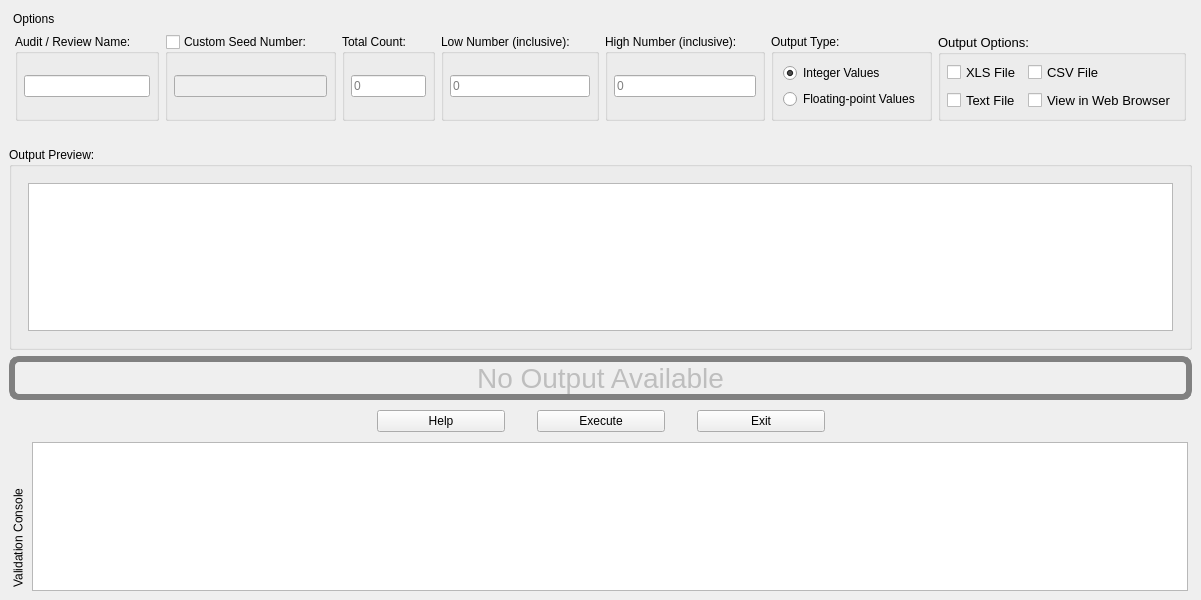
<?xml version="1.0" encoding="UTF-8"?>
<ui version="4.0">
 <class>UIRStatsGRN</class>
 <widget class="QMainWindow" name="UIRStatsGRN">
  <property name="geometry">
   <rect>
    <x>0</x>
    <y>0</y>
    <width>1177</width>
    <height>600</height>
   </rect>
  </property>
  <property name="windowTitle">
   <string>UIRStatsGRN</string>
  </property>
  <widget class="QWidget" name="centralwidget">
   <layout class="QVBoxLayout" name="verticalLayout">
    <item>
     <widget class="QDockWidget" name="m_dockOptions">
      <property name="features">
       <set>QDockWidget::NoDockWidgetFeatures</set>
      </property>
      <property name="allowedAreas">
       <set>Qt::BottomDockWidgetArea|Qt::TopDockWidgetArea</set>
      </property>
      <property name="windowTitle">
       <string>Options</string>
      </property>
      <widget class="QWidget" name="dockWidgetContents_2">
       <layout class="QVBoxLayout" name="verticalLayout_4">
        <property name="leftMargin">
         <number>4</number>
        </property>
        <property name="topMargin">
         <number>4</number>
        </property>
        <property name="rightMargin">
         <number>4</number>
        </property>
        <property name="bottomMargin">
         <number>4</number>
        </property>
        <item>
         <widget class="QFrame" name="m_frmOptions">
          <layout class="QHBoxLayout" name="horizontalLayout_4">
           <property name="spacing">
            <number>6</number>
           </property>
           <property name="leftMargin">
            <number>2</number>
           </property>
           <property name="topMargin">
            <number>2</number>
           </property>
           <property name="rightMargin">
            <number>2</number>
           </property>
           <property name="bottomMargin">
            <number>2</number>
           </property>
           <item>
            <widget class="QGroupBox" name="m_grpAuditName">
             <property name="sizePolicy">
              <sizepolicy hsizetype="Expanding" vsizetype="Preferred">
               <horstretch>0</horstretch>
               <verstretch>0</verstretch>
              </sizepolicy>
             </property>
             <property name="title">
              <string>Audit / Review Name:</string>
             </property>
             <layout class="QVBoxLayout" name="verticalLayout_13">
              <property name="leftMargin">
               <number>6</number>
              </property>
              <property name="topMargin">
               <number>6</number>
              </property>
              <property name="rightMargin">
               <number>6</number>
              </property>
              <property name="bottomMargin">
               <number>6</number>
              </property>
              <item>
               <widget class="QLineEdit" name="m_txtAuditName">
                <property name="enabled">
                 <bool>true</bool>
                </property>
               </widget>
              </item>
             </layout>
            </widget>
           </item>
           <item>
            <widget class="QGroupBox" name="m_grpCustomSeed">
             <property name="title">
              <string>Custom Seed Number:</string>
             </property>
             <property name="checkable">
              <bool>true</bool>
             </property>
             <property name="checked">
              <bool>false</bool>
             </property>
             <layout class="QVBoxLayout" name="verticalLayout_12">
              <property name="leftMargin">
               <number>6</number>
              </property>
              <property name="topMargin">
               <number>6</number>
              </property>
              <property name="rightMargin">
               <number>6</number>
              </property>
              <property name="bottomMargin">
               <number>6</number>
              </property>
              <item>
               <widget class="QLineEdit" name="m_txtSeed"/>
              </item>
             </layout>
            </widget>
           </item>
           <item>
            <widget class="QGroupBox" name="verticalGroupBox_3">
             <property name="title">
              <string>Total Count:</string>
             </property>
             <layout class="QVBoxLayout" name="verticalLayout_10">
              <property name="leftMargin">
               <number>6</number>
              </property>
              <property name="topMargin">
               <number>6</number>
              </property>
              <property name="rightMargin">
               <number>6</number>
              </property>
              <property name="bottomMargin">
               <number>6</number>
              </property>
              <item>
               <widget class="QLineEdit" name="m_txtOrder">
                <property name="placeholderText">
                 <string>0</string>
                </property>
               </widget>
              </item>
             </layout>
            </widget>
           </item>
           <item>
            <widget class="QGroupBox" name="verticalGroupBox">
             <property name="title">
              <string>Low Number (inclusive):</string>
             </property>
             <layout class="QVBoxLayout" name="verticalLayout_8">
              <property name="leftMargin">
               <number>6</number>
              </property>
              <property name="topMargin">
               <number>6</number>
              </property>
              <property name="rightMargin">
               <number>6</number>
              </property>
              <property name="bottomMargin">
               <number>6</number>
              </property>
              <item>
               <widget class="QLineEdit" name="m_txtLowNumber">
                <property name="placeholderText">
                 <string>0</string>
                </property>
               </widget>
              </item>
             </layout>
            </widget>
           </item>
           <item>
            <widget class="QGroupBox" name="verticalGroupBox_4">
             <property name="title">
              <string>High Number (inclusive):</string>
             </property>
             <layout class="QVBoxLayout" name="verticalLayout_7">
              <property name="leftMargin">
               <number>6</number>
              </property>
              <property name="topMargin">
               <number>6</number>
              </property>
              <property name="rightMargin">
               <number>6</number>
              </property>
              <property name="bottomMargin">
               <number>6</number>
              </property>
              <item>
               <widget class="QLineEdit" name="m_txtHighNumber">
                <property name="placeholderText">
                 <string>0</string>
                </property>
               </widget>
              </item>
             </layout>
            </widget>
           </item>
           <item>
            <widget class="QGroupBox" name="groupBox">
             <property name="title">
              <string>Output Type:</string>
             </property>
             <layout class="QVBoxLayout" name="verticalLayout_2">
              <item>
               <widget class="QRadioButton" name="m_rdbIntegerValues">
                <property name="text">
                 <string>Integer Values</string>
                </property>
                <property name="checked">
                 <bool>true</bool>
                </property>
               </widget>
              </item>
              <item>
               <widget class="QRadioButton" name="m_rdbFloatingPointValues">
                <property name="text">
                 <string>Floating-point Values</string>
                </property>
               </widget>
              </item>
             </layout>
            </widget>
           </item>
           <item>
            <widget class="QGroupBox" name="m_grpOutputOptions">
             <property name="sizePolicy">
              <sizepolicy hsizetype="Preferred" vsizetype="Preferred">
               <horstretch>0</horstretch>
               <verstretch>0</verstretch>
              </sizepolicy>
             </property>
             <property name="font">
              <font>
               <pointsize>10</pointsize>
              </font>
             </property>
             <property name="title">
              <string>Output Options:</string>
             </property>
             <layout class="QGridLayout" name="gridLayout">
              <property name="leftMargin">
               <number>6</number>
              </property>
              <property name="topMargin">
               <number>6</number>
              </property>
              <property name="rightMargin">
               <number>6</number>
              </property>
              <property name="bottomMargin">
               <number>6</number>
              </property>
              <item row="0" column="0">
               <widget class="QCheckBox" name="m_chkXLSOutput">
                <property name="text">
                 <string>XLS File</string>
                </property>
               </widget>
              </item>
              <item row="2" column="0">
               <widget class="QCheckBox" name="m_chkTextOutput">
                <property name="text">
                 <string>Text File</string>
                </property>
               </widget>
              </item>
              <item row="0" column="1">
               <widget class="QCheckBox" name="m_chkCSVOutput">
                <property name="text">
                 <string>CSV File</string>
                </property>
               </widget>
              </item>
              <item row="2" column="1">
               <widget class="QCheckBox" name="m_chkViewInBrowser">
                <property name="text">
                 <string>View in Web Browser</string>
                </property>
               </widget>
              </item>
             </layout>
            </widget>
           </item>
          </layout>
         </widget>
        </item>
       </layout>
      </widget>
     </widget>
    </item>
    <item>
     <widget class="QFrame" name="verticalFrame_2">
      <property name="sizePolicy">
       <sizepolicy hsizetype="Preferred" vsizetype="Expanding">
        <horstretch>0</horstretch>
        <verstretch>0</verstretch>
       </sizepolicy>
      </property>
      <layout class="QVBoxLayout" name="verticalLayout_5">
       <property name="leftMargin">
        <number>4</number>
       </property>
       <property name="topMargin">
        <number>4</number>
       </property>
       <property name="rightMargin">
        <number>4</number>
       </property>
       <property name="bottomMargin">
        <number>4</number>
       </property>
      </layout>
     </widget>
    </item>
    <item>
     <widget class="QGroupBox" name="m_grpOutput">
      <property name="sizePolicy">
       <sizepolicy hsizetype="Preferred" vsizetype="Expanding">
        <horstretch>0</horstretch>
        <verstretch>0</verstretch>
       </sizepolicy>
      </property>
      <property name="title">
       <string>Output Preview:</string>
      </property>
      <layout class="QVBoxLayout" name="verticalLayout_6">
       <property name="leftMargin">
        <number>16</number>
       </property>
       <property name="topMargin">
        <number>16</number>
       </property>
       <property name="rightMargin">
        <number>16</number>
       </property>
       <property name="bottomMargin">
        <number>16</number>
       </property>
       <item>
        <widget class="QTextBrowser" name="m_txtOutput"/>
       </item>
      </layout>
     </widget>
    </item>
    <item>
     <widget class="QLabel" name="m_lblNoData">
      <property name="enabled">
       <bool>false</bool>
      </property>
      <property name="sizePolicy">
       <sizepolicy hsizetype="Preferred" vsizetype="Expanding">
        <horstretch>0</horstretch>
        <verstretch>0</verstretch>
       </sizepolicy>
      </property>
      <property name="font">
       <font>
        <pointsize>-1</pointsize>
       </font>
      </property>
      <property name="styleSheet">
       <string notr="true">#m_lblNoData
{
	border:6px solid gray;	border-radius:10px;	font-size:28px;
}</string>
      </property>
      <property name="text">
       <string>No Output Available</string>
      </property>
      <property name="alignment">
       <set>Qt::AlignCenter</set>
      </property>
     </widget>
    </item>
    <item>
     <widget class="QFrame" name="frame">
      <property name="sizePolicy">
       <sizepolicy hsizetype="Preferred" vsizetype="Fixed">
        <horstretch>0</horstretch>
        <verstretch>0</verstretch>
       </sizepolicy>
      </property>
      <layout class="QHBoxLayout" name="horizontalLayout_2">
       <property name="spacing">
        <number>32</number>
       </property>
       <property name="leftMargin">
        <number>1</number>
       </property>
       <property name="topMargin">
        <number>4</number>
       </property>
       <property name="rightMargin">
        <number>1</number>
       </property>
       <property name="bottomMargin">
        <number>4</number>
       </property>
       <item>
        <spacer name="horizontalSpacer">
         <property name="orientation">
          <enum>Qt::Horizontal</enum>
         </property>
         <property name="sizeHint" stdset="0">
          <size>
           <width>40</width>
           <height>20</height>
          </size>
         </property>
        </spacer>
       </item>
       <item>
        <widget class="QPushButton" name="m_btnHelp">
         <property name="sizePolicy">
          <sizepolicy hsizetype="Preferred" vsizetype="Fixed">
           <horstretch>0</horstretch>
           <verstretch>0</verstretch>
          </sizepolicy>
         </property>
         <property name="minimumSize">
          <size>
           <width>128</width>
           <height>0</height>
          </size>
         </property>
         <property name="text">
          <string>Help</string>
         </property>
         <property name="iconSize">
          <size>
           <width>32</width>
           <height>32</height>
          </size>
         </property>
        </widget>
       </item>
       <item>
        <widget class="QPushButton" name="m_btnExecute">
         <property name="sizePolicy">
          <sizepolicy hsizetype="Preferred" vsizetype="Fixed">
           <horstretch>0</horstretch>
           <verstretch>0</verstretch>
          </sizepolicy>
         </property>
         <property name="minimumSize">
          <size>
           <width>128</width>
           <height>0</height>
          </size>
         </property>
         <property name="text">
          <string>Execute</string>
         </property>
         <property name="iconSize">
          <size>
           <width>32</width>
           <height>32</height>
          </size>
         </property>
        </widget>
       </item>
       <item>
        <widget class="QPushButton" name="m_btnExit">
         <property name="sizePolicy">
          <sizepolicy hsizetype="Preferred" vsizetype="Fixed">
           <horstretch>0</horstretch>
           <verstretch>0</verstretch>
          </sizepolicy>
         </property>
         <property name="minimumSize">
          <size>
           <width>128</width>
           <height>0</height>
          </size>
         </property>
         <property name="text">
          <string>Exit</string>
         </property>
         <property name="iconSize">
          <size>
           <width>32</width>
           <height>32</height>
          </size>
         </property>
        </widget>
       </item>
       <item>
        <spacer name="horizontalSpacer_2">
         <property name="orientation">
          <enum>Qt::Horizontal</enum>
         </property>
         <property name="sizeHint" stdset="0">
          <size>
           <width>40</width>
           <height>20</height>
          </size>
         </property>
        </spacer>
       </item>
      </layout>
     </widget>
    </item>
    <item>
     <widget class="QDockWidget" name="m_dockValidationConsole">
      <property name="minimumSize">
       <size>
        <width>112</width>
        <height>85</height>
       </size>
      </property>
      <property name="maximumSize">
       <size>
        <width>524287</width>
        <height>524287</height>
       </size>
      </property>
      <property name="features">
       <set>QDockWidget::DockWidgetVerticalTitleBar</set>
      </property>
      <property name="allowedAreas">
       <set>Qt::BottomDockWidgetArea|Qt::TopDockWidgetArea</set>
      </property>
      <property name="windowTitle">
       <string>Validation Console</string>
      </property>
      <widget class="QWidget" name="dockWidgetContents">
       <layout class="QVBoxLayout" name="verticalLayout_11">
        <property name="leftMargin">
         <number>4</number>
        </property>
        <property name="topMargin">
         <number>0</number>
        </property>
        <property name="rightMargin">
         <number>4</number>
        </property>
        <property name="bottomMargin">
         <number>0</number>
        </property>
        <item>
         <widget class="QListWidget" name="m_lstValidationConsole">
          <property name="sizePolicy">
           <sizepolicy hsizetype="Expanding" vsizetype="Expanding">
            <horstretch>0</horstretch>
            <verstretch>0</verstretch>
           </sizepolicy>
          </property>
          <property name="maximumSize">
           <size>
            <width>16777215</width>
            <height>16777215</height>
           </size>
          </property>
          <property name="styleSheet">
           <string notr="true"/>
          </property>
         </widget>
        </item>
       </layout>
      </widget>
     </widget>
    </item>
   </layout>
  </widget>
 </widget>
 <resources/>
 <connections/>
</ui>
